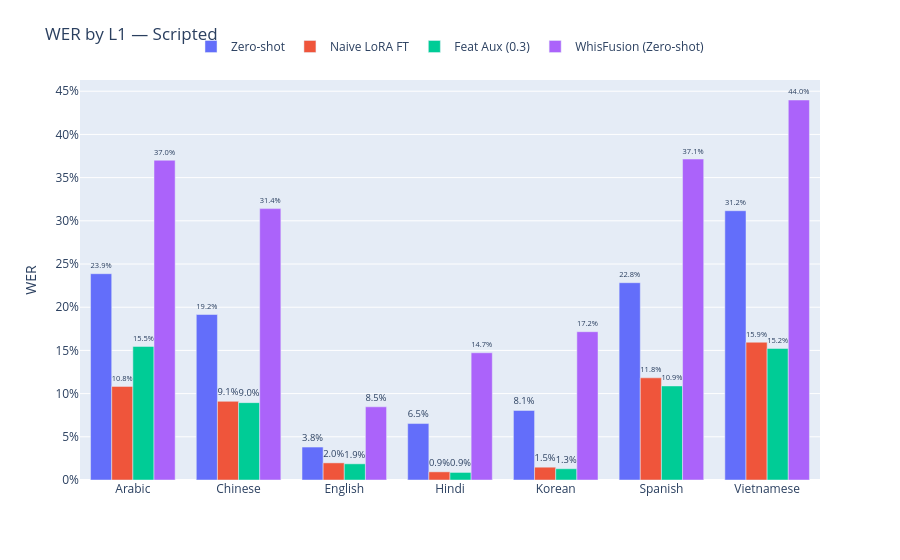
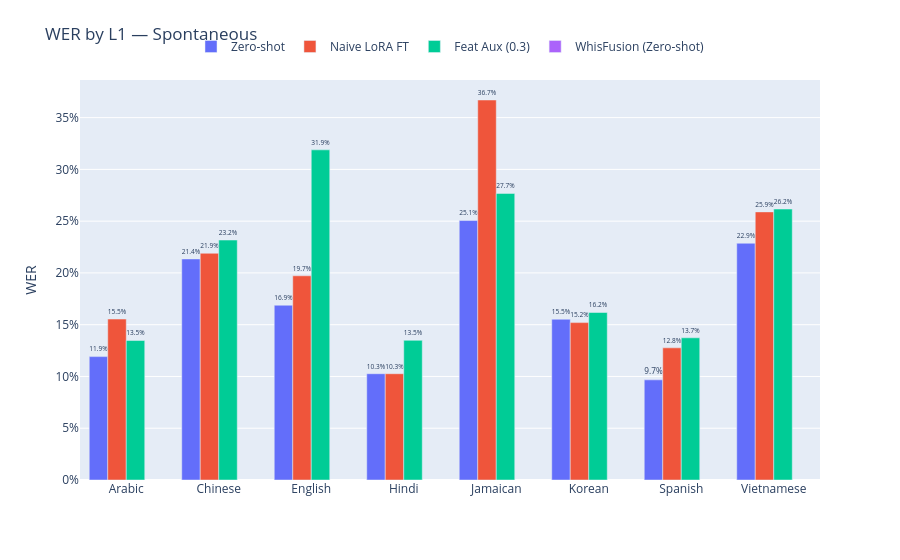

The cell these charts' notebook holds for them, in order:
### Markdown cell above
---

 # Part 2 — Per-L1 WER

### Code cell
for split in SPLITS:
    l1_rows = []
    for key, label in MODEL_KEYS.items():
        if not available(key, split):
            continue
        grp = grouped_wer(results[key][split], "l1")
        grp["Model"] = label
        l1_rows.append(grp)
    if not l1_rows:
        continue

    l1_df = pd.concat(l1_rows, ignore_index=True)

    # Delta vs zero-shot baseline (negative = improvement)
    base_label = MODEL_KEYS["no_aux"]
    base_wer   = (
        l1_df[l1_df["Model"] == base_label][["l1", "wer"]]
        .rename(columns={"wer": "wer_base"})
    )
    l1_df = l1_df.merge(base_wer, on="l1", how="left")
    l1_df["wer_delta_pct"] = (
        (l1_df["wer"] - l1_df["wer_base"]) / l1_df["wer_base"] * 100
    )

    l1s = sorted(l1_df["l1"].unique())

    fig = go.Figure()
    for key, label in MODEL_KEYS.items():
        sub = l1_df[l1_df["Model"] == label].set_index("l1")
        fig.add_trace(go.Bar(
            name = label,
            x    = l1s,
            y    = [sub.loc[l, "wer"] if l in sub.index else None for l in l1s],
            text = [f"{sub.loc[l, 'wer']:.1%}" if l in sub.index else "" for l in l1s],
            textposition = "outside",
        ))
    fig.update_layout(
        title   = f"WER by L1 — {split.capitalize()}",
        barmode = "group",
        yaxis   = dict(title="WER", tickformat=".0%"),
        legend  = dict(orientation="h", y=1.12, xanchor="center", x=0.5),
        margin  = dict(t=80),
    )
    fig.show()

    out = Path(RESULTS_DIR) / f"comparison_{split}_by_l1.csv"
    l1_df.to_csv(out, index=False)
    print(f"Saved {out}")
    display(
        l1_df.sort_values(["l1", "Model"])
             .style.format({
                 "wer":           "{:.4f}",
                 "wer_base":      "{:.4f}",
                 "wer_delta_pct": "{:+.1f}%",
                 "per":           lambda v: f"{v:.4f}" if pd.notna(v) else "—",
             })
             .set_caption(f"{split.capitalize()} — Per-L1 WER")
    )

### Figure 1 — Plotly figure (JSON) as saved in the notebook; plotly's stock layout.template omitted (floating-point values rounded to 4 significant figures)
{"data": [{"name": "Zero-shot", "text": ["23.9%", "19.2%", "3.8%", "6.5%", "8.1%", "22.8%", "31.2%"], "textposition": "outside", "type": "bar", "x": ["Arabic", "Chinese", "English", "Hindi", "Korean", "Spanish", "Vietnamese"], "y": [0.2388, 0.1916, 0.03815, 0.06533, 0.08051, 0.2284, 0.3117]}, {"name": "Naive LoRA FT", "text": ["10.8%", "9.1%", "2.0%", "0.9%", "1.5%", "11.8%", "15.9%"], "textposition": "outside", "type": "bar", "x": ["Arabic", "Chinese", "English", "Hindi", "Korean", "Spanish", "Vietnamese"], "y": [0.1084, 0.09105, 0.01983, 0.009446, 0.01483, 0.1183, 0.1595]}, {"name": "Feat Aux (0.3)", "text": ["15.5%", "9.0%", "1.9%", "0.9%", "1.3%", "10.9%", "15.2%"], "textposition": "outside", "type": "bar", "x": ["Arabic", "Chinese", "English", "Hindi", "Korean", "Spanish", "Vietnamese"], "y": [0.1546, 0.08955, 0.01873, 0.00875, 0.01304, 0.1089, 0.1522]}, {"name": "WhisFusion (Zero-shot)", "text": ["37.0%", "31.4%", "8.5%", "14.7%", "17.2%", "37.1%", "44.0%"], "textposition": "outside", "type": "bar", "x": ["Arabic", "Chinese", "English", "Hindi", "Korean", "Spanish", "Vietnamese"], "y": [0.3701, 0.3141, 0.08472, 0.1473, 0.1717, 0.3715, 0.4398]}], "layout": {"barmode": "group", "legend": {"orientation": "h", "x": 0.5, "xanchor": "center", "y": 1.12}, "margin": {"t": 80}, "title": {"text": "WER by L1 — Scripted"}, "yaxis": {"tickformat": ".0%", "title": {"text": "WER"}}}}

### Figure 2 — Plotly figure (JSON) as saved in the notebook; plotly's stock layout.template omitted (floating-point values rounded to 4 significant figures)
{"data": [{"name": "Zero-shot", "text": ["11.9%", "21.4%", "16.9%", "10.3%", "25.1%", "15.5%", "9.7%", "22.9%"], "textposition": "outside", "type": "bar", "x": ["Arabic", "Chinese", "English", "Hindi", "Jamaican", "Korean", "Spanish", "Vietnamese"], "y": [0.1192, 0.2135, 0.1688, 0.1026, 0.2506, 0.1553, 0.09671, 0.2287]}, {"name": "Naive LoRA FT", "text": ["15.5%", "21.9%", "19.7%", "10.3%", "36.7%", "15.2%", "12.8%", "25.9%"], "textposition": "outside", "type": "bar", "x": ["Arabic", "Chinese", "English", "Hindi", "Jamaican", "Korean", "Spanish", "Vietnamese"], "y": [0.1554, 0.219, 0.1972, 0.1026, 0.367, 0.152, 0.1277, 0.259]}, {"name": "Feat Aux (0.3)", "text": ["13.5%", "23.2%", "31.9%", "13.5%", "27.7%", "16.2%", "13.7%", "26.2%"], "textposition": "outside", "type": "bar", "x": ["Arabic", "Chinese", "English", "Hindi", "Jamaican", "Korean", "Spanish", "Vietnamese"], "y": [0.1347, 0.2318, 0.3189, 0.1349, 0.2768, 0.1618, 0.1373, 0.2617]}, {"name": "WhisFusion (Zero-shot)", "text": ["", "", "", "", "", "", "", ""], "textposition": "outside", "type": "bar", "x": ["Arabic", "Chinese", "English", "Hindi", "Jamaican", "Korean", "Spanish", "Vietnamese"], "y": [null, null, null, null, null, null, null, null]}], "layout": {"barmode": "group", "legend": {"orientation": "h", "x": 0.5, "xanchor": "center", "y": 1.12}, "margin": {"t": 80}, "title": {"text": "WER by L1 — Spontaneous"}, "yaxis": {"tickformat": ".0%", "title": {"text": "WER"}}}}
